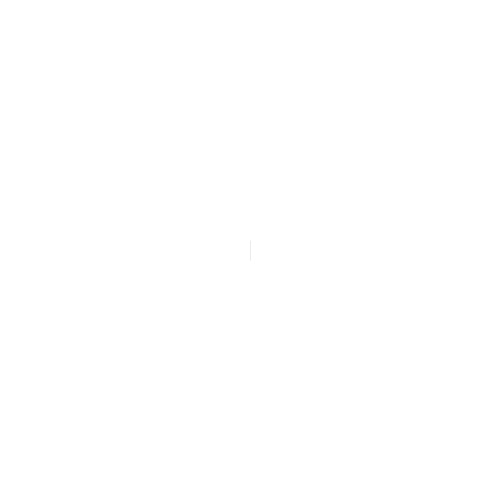
Frame 1 (no input)
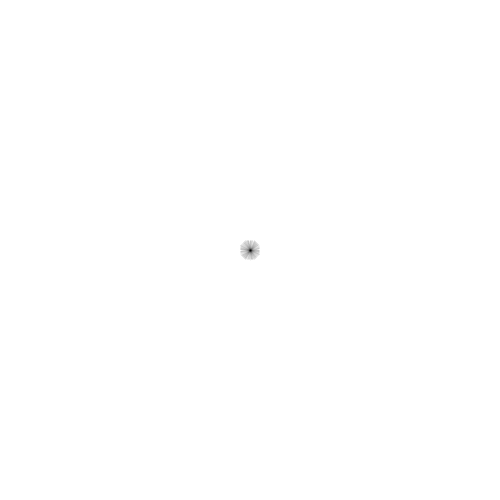
Frame 60 (the mouse pressed at the canvas centre just before this capture)
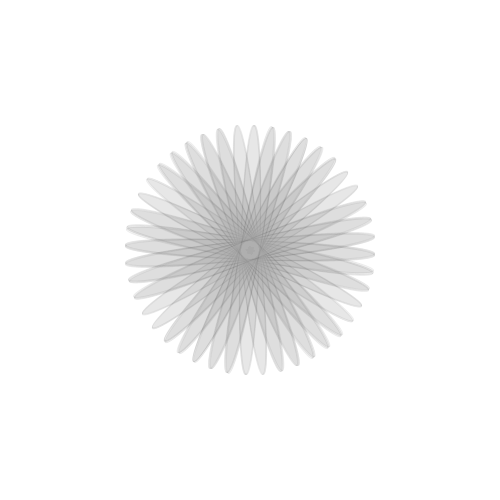
Frame 120 (the mouse held since frame 60 and released just before this capture)

The Processing sketch that drew these frames (run headless with seeded random() and noise(); from frame 60 on, the mouse is pressed at the canvas centre):

// Processing sketch: myart_pcd
// ── myart_pcd.pde
/* オリジナルアートを作る！ */


float angle = 0;                                      //角度の初期値

void setup() {                                        //設定

   size(500, 500);                                    //カンバスサイズ。今回は500*500の正方形。

   background(#FFFFFF);                               //背景色。この場合は白。
   
   strokeWeight(1);                                   //線の太さ。
   
   fill(#aaaaaa,40);                                    //面の色の指定。黒、透明度20%
}


void draw() {

  translate(width/2, height/2);                     // 描画する場所を座標の中心にする

  rotate(angle);                                    // 座標を回転させる

  stroke(#000000,20);                               // 線の色の指定。黒、透明度20%
  
  ellipse(0,0,mouseX,20);                           // 原点にmouseYで取得した幅(px)、高さ20px

   angle += 1.0;                                   // 回転角度を足していく（いろいろな値で試してみてください！）

}


/*　画像保存のコード　*/

void keyPressed() {

  // sのキーが入力された時に保存
    if(key == 's' || key == 'S') {

    
  // 時間、分、秒を取得　
    int hour = hour(); 
    int min = minute();   
    int sec = second(); 

  // デスクトップのパスと時間取得
    String path  = System.getProperty("user.home") + "/Desktop/screenshot" + hour +  min + sec + ".png";

  // 保存する
    save(path);

  // 表示されるログ
    println("screenshot" + path); 
    
  }
}
